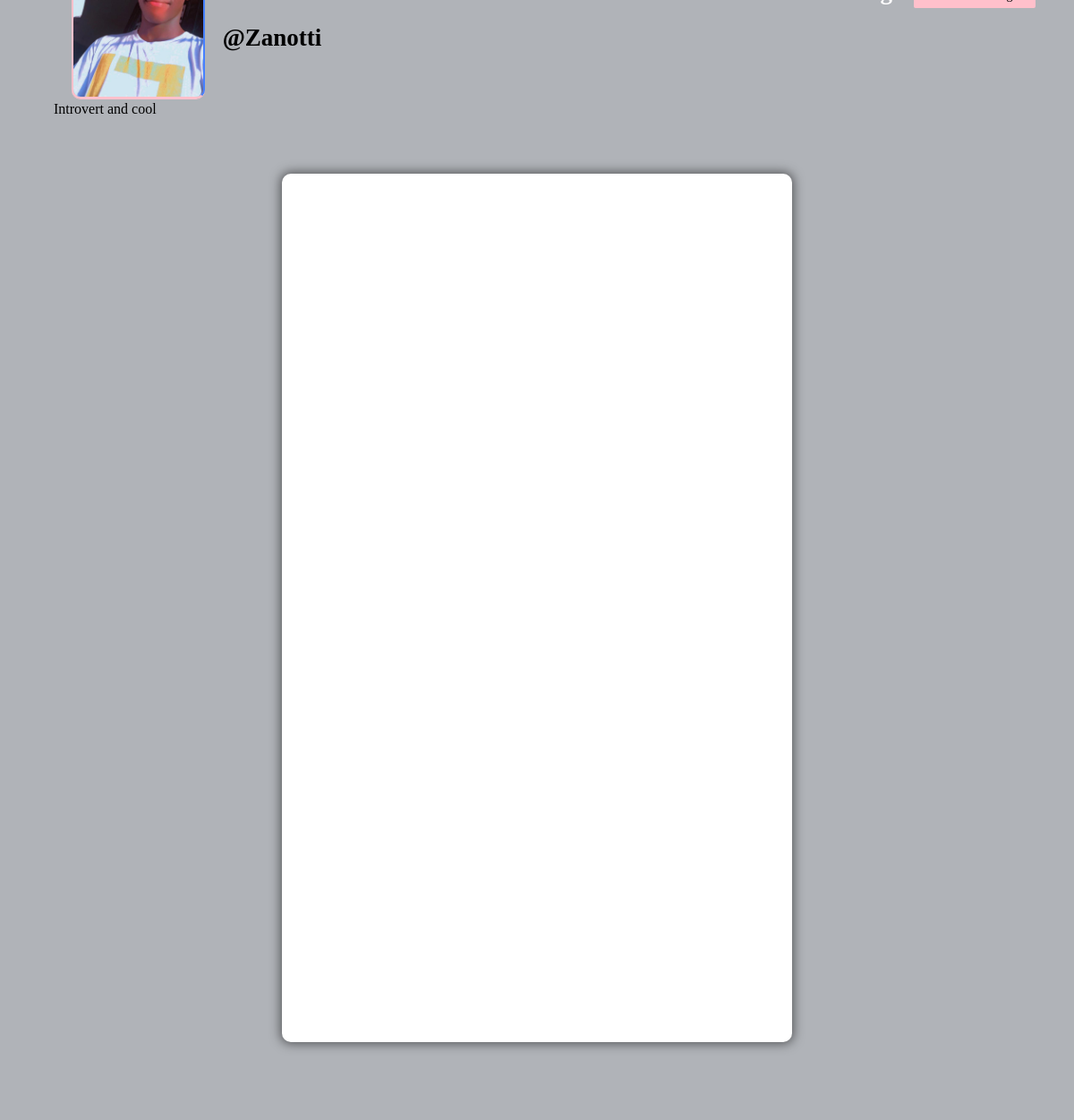
Page /profile/Zanotti (signed in) on the committed database.
### app/models.py (models this page shows, shortened)
class Profile(models.Model):
    user = models.ForeignKey(User, on_delete=models.CASCADE)
    id_user = models.IntegerField()
    bio = models.TextField(blank=True)
    profileimg = models.ImageField(upload_to="profile_images", default="facebook-office.jpg")
    location = models.CharField(max_length=100, blank=True)

### app/views.py (the view)
# urls.py: path('profile/<str:pk>', views.profile, name="profile"),
@login_required(login_url="signin")
def profile(request, pk):
    user_object = User.objects.get(username=pk)
    profile_object = Profile.objects.get(user=user_object)
    posts = Post.objects.filter(user=pk)
    len_posts = len(posts)
    follower = request.user.username
    user = pk
    if FollowersCount.objects.filter(follower=follower, user=user).exists():
        button = "Unfollow"
    else:
        button = "Follow"
    follwers_count = len(FollowersCount.objects.filter(user=user))
    following_count = len(FollowersCount.objects.filter(follower=user))
    context = {
        "user_object": user_object,
        "profile_object": profile_object,
        "posts": posts,
        "len_posts": len_posts,
        "button": button,
        "follwers_count": follwers_count,
        "following_count": following_count
    }
    return render(request, "profile.html", context)

### templates/profile.html (shortened to what this page needs)
{% load static %}
<!DOCTYPE html>
<html lang="en">
  <head>
    <link rel="stylesheet" href="{% static 'css/main.min.css' %}" />
    <link rel="stylesheet" href="{% static 'css/style.css' %}" />
    <link rel="stylesheet" href="{% static 'css/color.css' %}" />
    <link rel="stylesheet" href="{% static 'css/responsive.css' %}" />
  </head>
  <body>
    <section>
      <div class="feature-photo">
        <figure>
        </figure>
        <form action="/follow" method="POST">
          <div class="add-btn">
            <span style="color: white; font-size: 27px; margin-right: 420px"
              ><b
                ><u><a href="/">Home</a></u></b
              ></span
            >
            {% if len_posts == 0 %}
            <span style="color: white; font-size: 27px"><b>No Post</b></span>
            {% elif len_posts == 1 %}
            <span style="color: white; font-size: 27px"
              ><b>{{len_posts}} Post</b></span
            >
            {% else %}
            <span style="color: white; font-size: 27px"
              ><b>{{len_posts}} Posts</b></span
            >
            {% endif %} {% if follwers_count == 1 or follwers_count == 0 %}
            <span style="color: white; font-size: 27px"
              ><b>{{follwers_count}} follower</b></span
            >
            {% else %}
            <span style="color: white; font-size: 27px"
              ><b>{{follwers_count}} followers</b></span
            >
            {% endif %}
            <span style="color: white; font-size: 27px"
              ><b>{{following_count}} following</b></span
            >
            {% if user_object.username == user.username %}
            <a
              href="/settings"
              title=""
              data-ripple=""
              style="background-color: #ffc0cb; border: #ffc0cb"
            >
            </a>
            {% else %}
            <a href="" title="" data-ripple="" type="submit"
              ><button style="background-color: #ffc0cb; border: #ffc0cb">
                {{button}}
              </button></a
            >
            {% endif %}
          </div>
        </form>
        <div class="container-fluid">
          <div class="row merged">
            <div class="col-lg-2 col-sm-3">
              <div class="user-avatar">
                <figure>
                  <img
                    src="{{profile_object.profileimg.url}}"
                    style="height: 250px; width: 100%"
                    alt=""
                  />
                </figure>
              </div>
            </div>
            <div class="col-lg-10 col-sm-9">
              <div class="timeline-info">
                <ul>
                  <li class="admin-name">
                    <h5
                      style="
                        color: black;
                        white-space: nowrap;
                        width: 110px;
                        font-size: 27px;
                      "
                    >
                      <b>@{{user_object.username}}</b
                      >
                    </h5>
                  </li>
                </ul>
              </div>
            </div>
          </div>
        </div>
      </div>
    </section>
    <section>
      <div class="bio">{{profile_object.bio}}</div>
    </section>
    <section>
      <div class="gap gray-bg">
        <div class="container-fluid">
          <div class="row">
            <div class="col-lg-12">
              <div class="row" id="page-contents">
                <div class="col-lg-3">
                  <aside class="sidebar static"></aside>
                </div>
                <div class="col-lg-6">
                  <div class="central-meta">
                  </div>
                </div>
                <div class="col-lg-3">
                  <aside class="sidebar static"></aside>
                </div>
              </div>
            </div>
          </div>
        </div>
      </div>
    </section>
  </body>
</html>

### static/css/color.css (style rules this page uses)
#nprogress .bar, .timeline-info > ul li a::before, .add-btn > a, .activitiez > li::before, form button, .colla-apps > li a:hover, a.underline:before, .setting-row input:checked + label, .user-avatar:hover .edit-phto, .error-meta > a, .color-bg, .add-butn, .nav.nav-tabs.likes-btn > li a.active, a.dislike-btn, .drop > a:hover, .btn-view.btn-load-more:hover, .accordion .card h5 button[aria-expanded="true"], .chat-head, .f-page > figure em, .inbox-panel-head > ul > li > a, .nav-tabs--left .nav-link.active, .nav-tabs--left .nav-link.active:hover, footer .widget-title h4::before, #topcontrol, .sidebar .widget-title::before, .f-title::before, .g-post-classic > figure > i::after, .purify > a, .help-list > a:hover, .open-position::before, .info > a, .category-box:hover, .category-box.selected, a.main-btn, .section-heading::before, .getquot-baner, .more-branches > h4::before, .is-helpful > a, .cart-optionz > li > a:hover, .paginationz > li a:hover, .paginationz > li a.active, .shopping-cart, a.btn2:hover, .form-submit > input[type="submit"], button.submit-checkout, .delete-cart:hover, .proceed .button, .amount-area .update-cart, a.addnewforum, .apply-bttons > a { background: orange; }

### static/css/responsive.css (style rules this page uses)
@media screen and (max-width: 1281px) and (min-width: 1024px) { .timeline-info { line-height: 51px; } }
@media screen and (max-width: 1281px) and (min-width: 1024px) { .timeline-info .admin-name > h5 { font-size: 20px; } }
@media screen and (max-width: 1281px) and (min-width: 1024px) { .user-avatar { width: 80.2% } }

### rows in the picture
Profile: profileimg (picture), bio "Introvert and cool"

### other values in the picture
{{ user_object.username }} "Zanotti"
